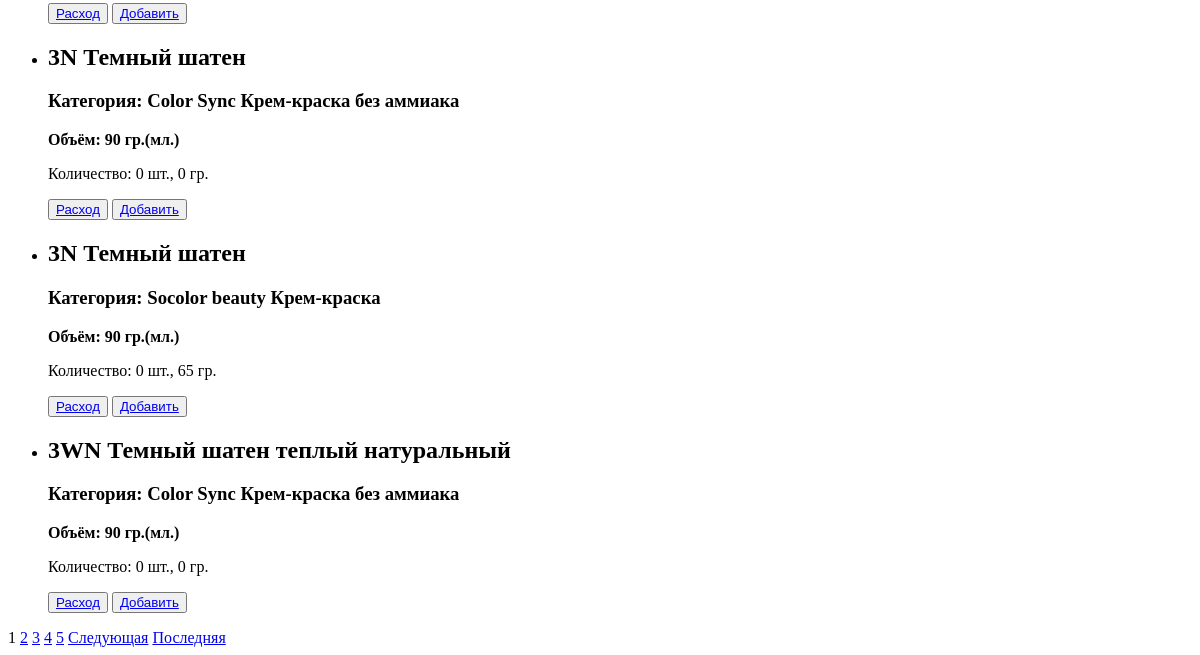
Before: /warehouse/ (lower part) with the older database file.
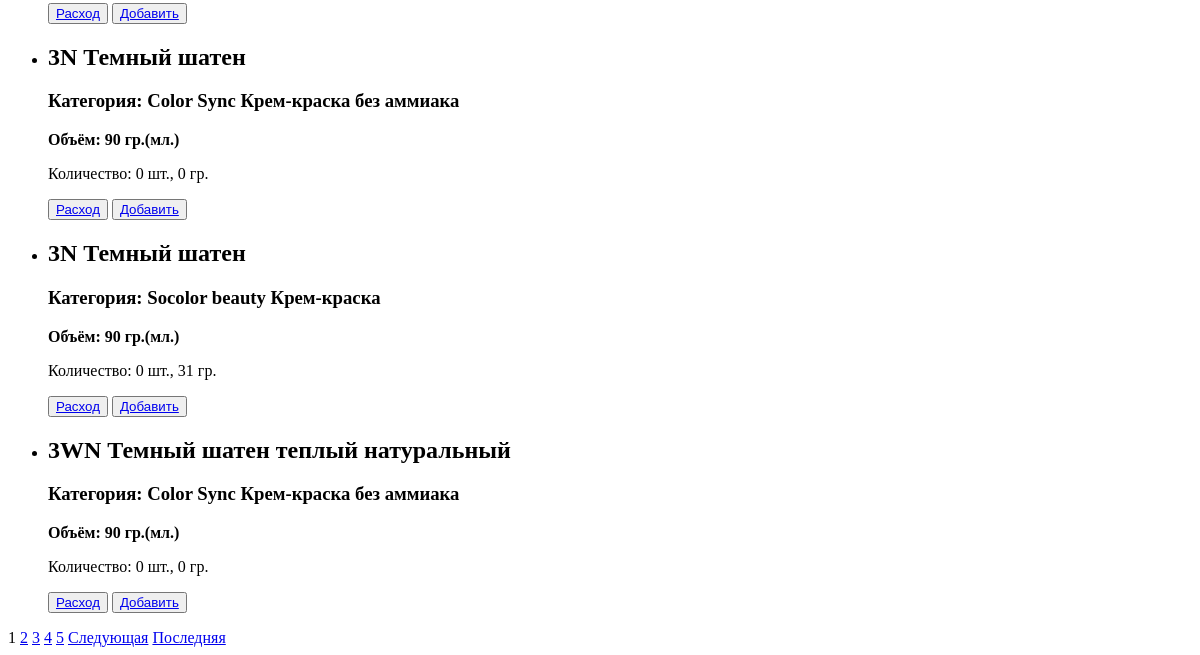
After: the same page with the newer database file.
### WareHouse/models.py (models this page shows, shortened)
class Material(models.Model):
    BRANDS = [
        ('Matrix', 'Матрикс'),
        ('Estel', 'Эстель'),
    ]
    brand = models.CharField('Бренд', max_length=32, choices=BRANDS, default='Matrix')
    category = models.ForeignKey('Category', on_delete=models.CASCADE, verbose_name='Категория')
    number = models.ForeignKey('Number', max_length=256, on_delete=models.CASCADE, verbose_name='Номер')
    volume = models.PositiveSmallIntegerField('Объем', default=0)
    quantity = models.PositiveSmallIntegerField('Количество', default=0)
    tracked = models.BooleanField('Отслеживаемость', default=False)

class Number(models.Model):
    name = models.CharField('Идентификатор', max_length=256)
    def __str__(self):
        return f'{self.name}'

class Category(models.Model):
    name = models.CharField('Категория', max_length=256)
    def __str__(self):
        return f'{self.name}'

### WareHouse/views.py (the view)
# urls.py: path('', MaterialList.as_view(), name='home'),
class MaterialList(ListView):
    model = Material
    context_object_name = 'materials'
    template_name = 'WareHouse/material_list.html'
    paginate_by = 30
    ordering = ['number__name']
    def get_filter(self):
        return MaterialFilter(self.request.GET, queryset=super().get_queryset().select_related('category', 'number'))
    def get_queryset(self):
        return self.get_filter().qs
    def get_context_data(self, *args, **kwargs):
        context = super().get_context_data(*args, **kwargs)
        context['filter'] = self.get_filter()
        if self.request.GET:
            for key, value in self.request.GET.items():
                context[key] = value
        return context

### WareHouse/templatetags/custom_filters.py (called while the page is built)
@register.filter(name='divider')
def divider(value, div):
    value = value // div
    return value

@register.filter(name='reminder')
def reminder(value, div):
    value = value % div
    return value

### WareHouse/templatetags/custom_tags.py (called while the page is built)
@register.simple_tag(name='favorites')
def get_favorites():
    if os.path.exists('WareHouse/temporary/favorites.json'):
        with open('WareHouse/temporary/favorites.json') as f:
            pks = json.load(f)
        return pks

@register.simple_tag(name='is_admin')
def is_admin(request):
    is_admin = request.user.groups.filter(name='admins').exists()
    return is_admin

### WareHouse/templates/WareHouse/material_list.html (shortened to what this page needs)
{% extends 'WareHouse/base.html' %}
{% load custom_filters %}
{% load custom_tags %}
{% block content %}
{% include 'WareHouse/template_particles/material_template.html' %}
{% include 'paginator.html' %}
{% endblock content %}

### WareHouse/templates/WareHouse/template_particles/material_template.html (shortened to what this page needs)
{% load custom_filters %}
{% load custom_tags %}
{% if materials %}
    {% for material in materials %}
        <ul>
            <li><h2>{{ material.number }}</h2>
                <h3><b>Категория: {{ material.category.name }}</b></h3>
                <p><b>Объём: {{ material.volume }} гр.(мл.)</b></p>
                <p>Количество: {{ material.quantity|divider:material.volume }} шт., {{ material.quantity|reminder:material.volume }} гр.</p>
                <button><a href="{% url 'expense' material.id %}">Расход</a></button>
                <button><a href="{% url 'incoming' material.id %}">Добавить</a></button>
            </li>
        </ul>
    {% endfor %}
{% else %}
<h2>Материалы отсутствуют</h2>
{% endif %}

Changed rows visible on the page:
changed Material "Socolor beauty Крем-краска": quantity|reminder "65" → "31"
